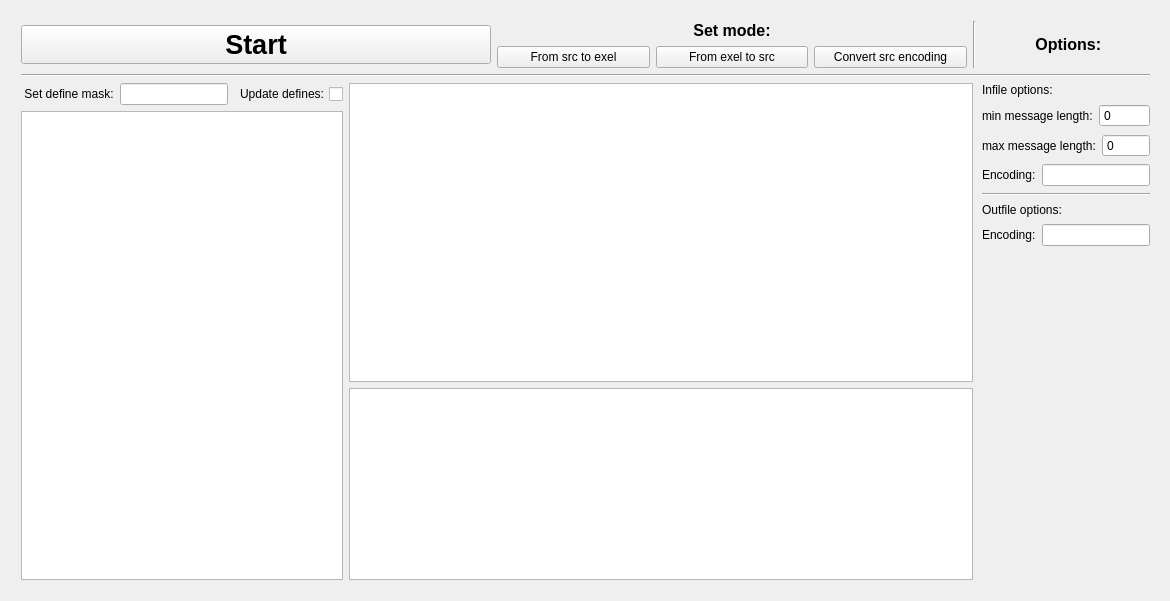
<?xml version="1.0" encoding="UTF-8"?>
<ui version="4.0">
 <class>Widget</class>
 <widget class="QWidget" name="Widget">
  <property name="geometry">
   <rect>
    <x>0</x>
    <y>0</y>
    <width>1170</width>
    <height>601</height>
   </rect>
  </property>
  <property name="windowTitle">
   <string>Widget</string>
  </property>
  <widget class="QWidget" name="verticalLayoutWidget_5">
   <property name="geometry">
    <rect>
     <x>10</x>
     <y>10</y>
     <width>1151</width>
     <height>581</height>
    </rect>
   </property>
   <layout class="QVBoxLayout" name="verticalLayout_8">
    <item>
     <layout class="QHBoxLayout" name="horizontalLayout_9">
      <item>
       <widget class="QPushButton" name="i_start">
        <property name="font">
         <font>
          <pointsize>20</pointsize>
          <weight>75</weight>
          <bold>true</bold>
         </font>
        </property>
        <property name="text">
         <string>Start</string>
        </property>
       </widget>
      </item>
      <item>
       <layout class="QVBoxLayout" name="verticalLayout_2">
        <item>
         <widget class="QLabel" name="label_5">
          <property name="font">
           <font>
            <pointsize>12</pointsize>
            <weight>75</weight>
            <bold>true</bold>
           </font>
          </property>
          <property name="text">
           <string>Set mode:</string>
          </property>
          <property name="alignment">
           <set>Qt::AlignCenter</set>
          </property>
         </widget>
        </item>
        <item>
         <layout class="QHBoxLayout" name="horizontalLayout_6">
          <item>
           <widget class="QPushButton" name="i_FSTEMode">
            <property name="text">
             <string>From src to exel</string>
            </property>
           </widget>
          </item>
          <item>
           <widget class="QPushButton" name="i_FETSMode">
            <property name="text">
             <string>From exel to src</string>
            </property>
           </widget>
          </item>
          <item>
           <widget class="QPushButton" name="i_ConvMode">
            <property name="text">
             <string>Convert src encoding</string>
            </property>
           </widget>
          </item>
         </layout>
        </item>
       </layout>
      </item>
      <item>
       <widget class="Line" name="line_3">
        <property name="orientation">
         <enum>Qt::Vertical</enum>
        </property>
       </widget>
      </item>
      <item>
       <widget class="QLabel" name="label_6">
        <property name="sizePolicy">
         <sizepolicy hsizetype="Fixed" vsizetype="Preferred">
          <horstretch>0</horstretch>
          <verstretch>0</verstretch>
         </sizepolicy>
        </property>
        <property name="font">
         <font>
          <pointsize>12</pointsize>
          <weight>75</weight>
          <bold>true</bold>
         </font>
        </property>
        <property name="text">
         <string>            Options:           </string>
        </property>
        <property name="alignment">
         <set>Qt::AlignCenter</set>
        </property>
       </widget>
      </item>
     </layout>
    </item>
    <item>
     <widget class="Line" name="line_2">
      <property name="orientation">
       <enum>Qt::Horizontal</enum>
      </property>
     </widget>
    </item>
    <item>
     <layout class="QHBoxLayout" name="horizontalLayout_13">
      <item>
       <layout class="QVBoxLayout" name="verticalLayout_5">
        <item>
         <layout class="QHBoxLayout" name="horizontalLayout_10">
          <item>
           <widget class="QLabel" name="label_7">
            <property name="text">
             <string> Set define mask:</string>
            </property>
           </widget>
          </item>
          <item>
           <widget class="QLineEdit" name="i_defMask">
            <property name="sizePolicy">
             <sizepolicy hsizetype="Minimum" vsizetype="Fixed">
              <horstretch>0</horstretch>
              <verstretch>0</verstretch>
             </sizepolicy>
            </property>
           </widget>
          </item>
          <item>
           <widget class="QCheckBox" name="i_needDefUpdFlag">
            <property name="layoutDirection">
             <enum>Qt::RightToLeft</enum>
            </property>
            <property name="text">
             <string>Update defines:</string>
            </property>
           </widget>
          </item>
         </layout>
        </item>
        <item>
         <widget class="QTextEdit" name="i_defList">
          <property name="sizePolicy">
           <sizepolicy hsizetype="Minimum" vsizetype="Expanding">
            <horstretch>0</horstretch>
            <verstretch>0</verstretch>
           </sizepolicy>
          </property>
         </widget>
        </item>
       </layout>
      </item>
      <item>
       <layout class="QVBoxLayout" name="verticalLayout_6">
        <item>
         <widget class="QTextEdit" name="i_inList">
          <property name="sizePolicy">
           <sizepolicy hsizetype="Expanding" vsizetype="Expanding">
            <horstretch>0</horstretch>
            <verstretch>0</verstretch>
           </sizepolicy>
          </property>
         </widget>
        </item>
        <item>
         <widget class="QTextEdit" name="i_logList">
          <property name="sizePolicy">
           <sizepolicy hsizetype="Expanding" vsizetype="Minimum">
            <horstretch>0</horstretch>
            <verstretch>0</verstretch>
           </sizepolicy>
          </property>
         </widget>
        </item>
       </layout>
      </item>
      <item>
       <layout class="QVBoxLayout" name="verticalLayout_7">
        <property name="spacing">
         <number>7</number>
        </property>
        <property name="sizeConstraint">
         <enum>QLayout::SetDefaultConstraint</enum>
        </property>
        <property name="leftMargin">
         <number>3</number>
        </property>
        <item>
         <widget class="QLabel" name="label_9">
          <property name="text">
           <string>Infile options:</string>
          </property>
         </widget>
        </item>
        <item>
         <layout class="QHBoxLayout" name="horizontalLayout_14">
          <item>
           <widget class="QLabel" name="label_13">
            <property name="text">
             <string>min message length:</string>
            </property>
           </widget>
          </item>
          <item>
           <widget class="QSpinBox" name="i_minMsgLen">
            <property name="toolTip">
             <string/>
            </property>
            <property name="statusTip">
             <string/>
            </property>
            <property name="whatsThis">
             <string/>
            </property>
            <property name="accessibleName">
             <string/>
            </property>
            <property name="accessibleDescription">
             <string/>
            </property>
            <property name="layoutDirection">
             <enum>Qt::LeftToRight</enum>
            </property>
            <property name="autoFillBackground">
             <bool>false</bool>
            </property>
            <property name="inputMethodHints">
             <set>Qt::ImhNone</set>
            </property>
            <property name="frame">
             <bool>true</bool>
            </property>
            <property name="buttonSymbols">
             <enum>QAbstractSpinBox::NoButtons</enum>
            </property>
            <property name="accelerated">
             <bool>false</bool>
            </property>
            <property name="suffix">
             <string/>
            </property>
            <property name="prefix">
             <string/>
            </property>
           </widget>
          </item>
         </layout>
        </item>
        <item>
         <layout class="QHBoxLayout" name="horizontalLayout_15">
          <item>
           <widget class="QLabel" name="label_14">
            <property name="text">
             <string>max message length:</string>
            </property>
           </widget>
          </item>
          <item>
           <widget class="QSpinBox" name="i_maxMsgLen">
            <property name="buttonSymbols">
             <enum>QAbstractSpinBox::NoButtons</enum>
            </property>
           </widget>
          </item>
         </layout>
        </item>
        <item>
         <layout class="QHBoxLayout" name="horizontalLayout_11">
          <item>
           <widget class="QLabel" name="label_10">
            <property name="text">
             <string>Encoding:</string>
            </property>
           </widget>
          </item>
          <item>
           <widget class="QLineEdit" name="i_inEncoding">
            <property name="sizePolicy">
             <sizepolicy hsizetype="Minimum" vsizetype="Fixed">
              <horstretch>0</horstretch>
              <verstretch>0</verstretch>
             </sizepolicy>
            </property>
           </widget>
          </item>
         </layout>
        </item>
        <item>
         <widget class="Line" name="line">
          <property name="orientation">
           <enum>Qt::Horizontal</enum>
          </property>
         </widget>
        </item>
        <item>
         <widget class="QLabel" name="label_11">
          <property name="text">
           <string>Outfile options:</string>
          </property>
         </widget>
        </item>
        <item>
         <layout class="QHBoxLayout" name="horizontalLayout_12">
          <item>
           <widget class="QLabel" name="label_12">
            <property name="text">
             <string>Encoding:</string>
            </property>
           </widget>
          </item>
          <item>
           <widget class="QLineEdit" name="i_outEncoding">
            <property name="sizePolicy">
             <sizepolicy hsizetype="Minimum" vsizetype="Fixed">
              <horstretch>0</horstretch>
              <verstretch>0</verstretch>
             </sizepolicy>
            </property>
           </widget>
          </item>
         </layout>
        </item>
        <item>
         <spacer name="verticalSpacer">
          <property name="orientation">
           <enum>Qt::Vertical</enum>
          </property>
          <property name="sizeHint" stdset="0">
           <size>
            <width>20</width>
            <height>40</height>
           </size>
          </property>
         </spacer>
        </item>
       </layout>
      </item>
     </layout>
    </item>
   </layout>
  </widget>
  <zorder>verticalLayoutWidget_5</zorder>
  <zorder>label_14</zorder>
 </widget>
 <layoutdefault spacing="6" margin="11"/>
 <resources/>
 <connections/>
</ui>
